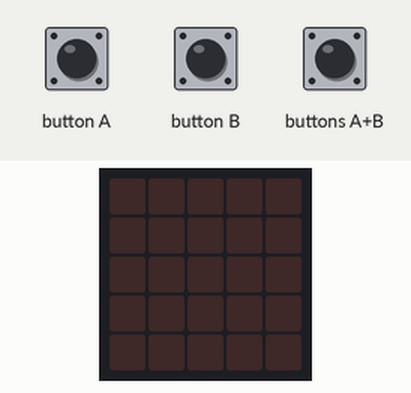
Bench run of a program on a simulated BBC micro:bit (MakeCode). On the bench: the board's 5×5 LED display. The test bench sets the inputs (shaded band).

Above: at 1.2 s.
1.3 s: button A pressed for 0.15 s
At 2.6 s:
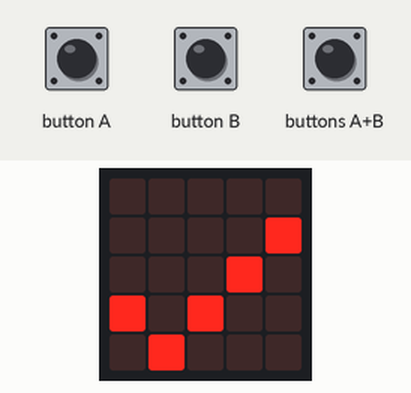
2.9 s: buttons A+B pressed for 0.15 s
At 4.0 s:
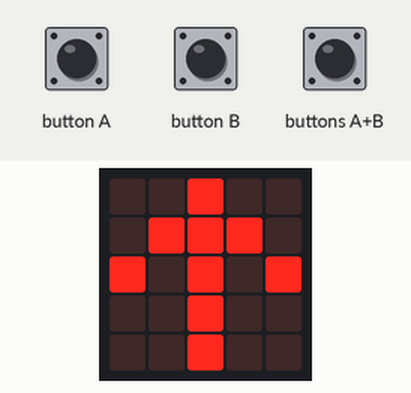
4.5 s: button B pressed for 0.15 s
At 5.2 s:
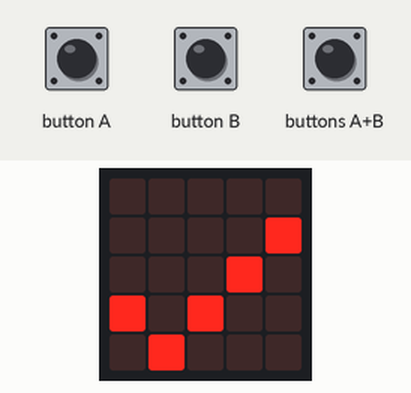
6.1 s: buttons A+B pressed for 1 s
At 7.7 s:
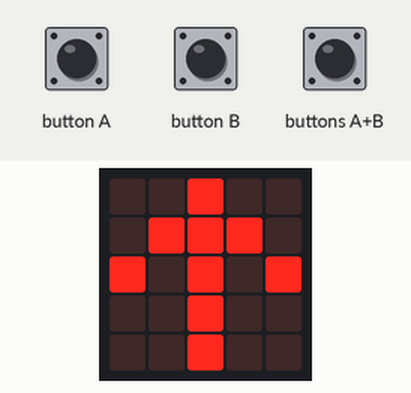
Timing chart, 0 to 9.2 s (numbered marks = the images above; inputs shaded):
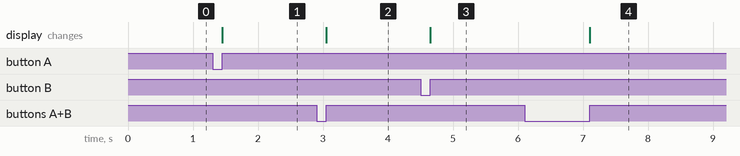

The program:

main.ts
```typescript
input.onButtonPressed(Button.A, function () {
    basic.showIcon(IconNames.Yes)
})
input.onButtonPressed(Button.AB, function () {
    basic.showArrow(ArrowNames.North)
})
input.onButtonPressed(Button.B, function () {
    basic.showIcon(IconNames.Yes)
})
```

test.ts
```typescript
// testes vão aqui; isto não será compilado quando este pacote for usado como uma extensão.
```

Measured:
- after the input at 1.3 s, the display: changes after 0.15 s (image 1)
- after the input at 2.9 s, the display: changes after 0.15 s (image 2)
- after the input at 4.5 s, the display: changes after 0.15 s (image 3)
- after the input at 6.1 s, the display: changes after 1.0 s (image 4)
